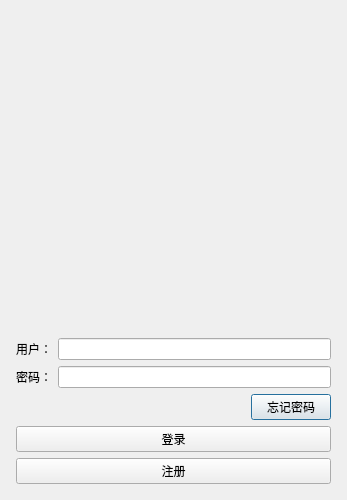
<?xml version="1.0" encoding="UTF-8"?>
<ui version="4.0">
 <class>LoginDialog</class>
 <widget class="QDialog" name="LoginDialog">
  <property name="geometry">
   <rect>
    <x>0</x>
    <y>0</y>
    <width>347</width>
    <height>500</height>
   </rect>
  </property>
  <property name="minimumSize">
   <size>
    <width>300</width>
    <height>500</height>
   </size>
  </property>
  <property name="maximumSize">
   <size>
    <width>743</width>
    <height>880</height>
   </size>
  </property>
  <property name="windowTitle">
   <string>Dialog</string>
  </property>
  <layout class="QVBoxLayout" name="verticalLayout_3">
   <item>
    <layout class="QVBoxLayout" name="verticalLayout_2">
     <property name="leftMargin">
      <number>5</number>
     </property>
     <property name="topMargin">
      <number>5</number>
     </property>
     <property name="rightMargin">
      <number>5</number>
     </property>
     <property name="bottomMargin">
      <number>5</number>
     </property>
     <item>
      <widget class="QLabel" name="label_4">
       <property name="text">
        <string/>
       </property>
       <property name="pixmap">
        <pixmap resource="../../res/res.qrc">:/pic/login.png</pixmap>
       </property>
       <property name="scaledContents">
        <bool>true</bool>
       </property>
       <property name="alignment">
        <set>Qt::AlignCenter</set>
       </property>
       <property name="wordWrap">
        <bool>false</bool>
       </property>
      </widget>
     </item>
     <item>
      <layout class="QHBoxLayout" name="horizontalLayout">
       <item>
        <widget class="QLabel" name="label">
         <property name="text">
          <string>用户：</string>
         </property>
        </widget>
       </item>
       <item>
        <widget class="QLineEdit" name="lineEdit"/>
       </item>
      </layout>
     </item>
     <item>
      <layout class="QHBoxLayout" name="horizontalLayout_3">
       <item>
        <widget class="QLabel" name="label_3">
         <property name="text">
          <string>密码：</string>
         </property>
        </widget>
       </item>
       <item>
        <widget class="QLineEdit" name="lineEdit_3"/>
       </item>
      </layout>
     </item>
     <item>
      <layout class="QHBoxLayout" name="horizontalLayout_4">
       <item>
        <spacer name="horizontalSpacer">
         <property name="orientation">
          <enum>Qt::Horizontal</enum>
         </property>
         <property name="sizeHint" stdset="0">
          <size>
           <width>40</width>
           <height>20</height>
          </size>
         </property>
        </spacer>
       </item>
       <item>
        <widget class="QPushButton" name="pushButton">
         <property name="text">
          <string>忘记密码</string>
         </property>
        </widget>
       </item>
      </layout>
     </item>
     <item>
      <layout class="QVBoxLayout" name="verticalLayout_4">
       <item>
        <widget class="QPushButton" name="pushButton_2">
         <property name="text">
          <string>登录</string>
         </property>
        </widget>
       </item>
       <item>
        <widget class="QPushButton" name="pushButton_3">
         <property name="text">
          <string>注册</string>
         </property>
        </widget>
       </item>
      </layout>
     </item>
    </layout>
   </item>
  </layout>
 </widget>
 <resources>
  <include location="../../res/res.qrc"/>
 </resources>
 <connections/>
</ui>
